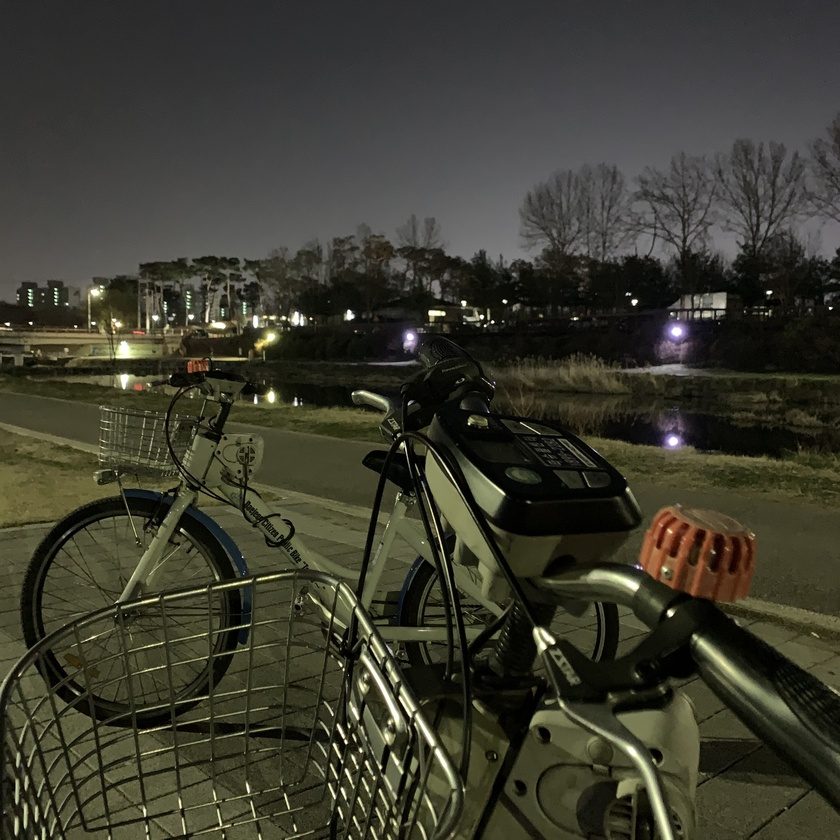
#> input picture Week2/gapcheon.jpeg, 840 x 840 px, shrunk from 3024 x 3024 before the run
$ python my_histogram.py
#> lines starting #> are read from the running program, lines starting #| are printed output that depends on the picture
import numpy as np
import cv2
import matplotlib.pyplot as plt

def my_calcHist(src):
    src_sh = src.shape
    hist = [0 for a in range(256)] # 0 ~ 255 value 를 index로 갖음
    for i in range(0, src_sh[0]): # src의 세로 길이
        for j in range(0, src_sh[1]): # scr 의 가로 길이
            hist[src[i, j]] += 1 # i,j 픽셀의 value를 참조하여 hist 의 pixel num ++

    plt.plot(hist, color='r')
    plt.title('histogram plot')
    plt.xlabel('pixel intensity')
    plt.ylabel('pixel num')
    plt.show()
	# 그래프 출력
    return hist

def my_normalize_hist(histogram, pixel_num): # 정규화
    normalized_hist = [0 for i in range(len(histogram))] # 반환할 리스트 생성
    for i in range(0, len(normalized_hist)):
        normalized_hist[i] = histogram[i] / pixel_num # histogram의 각 값을 total pixel_num으로 나눔
    return normalized_hist


def my_PDF2CDF(pdf): # 정규화 값 누적
    cdf = pdf # 반환할 리스트 생성
    for i in range(0, len(cdf)):
        if i > 0:
            cdf[i] = pdf[i] + cdf[i - 1] # cdf는 pdf의 값을 누적한 리스트

    plt.plot(cdf, color='r')
    plt.title('cdf plot')
    plt.xlabel('pixel intensity')
    plt.ylabel('pixel num')
    plt.show()
	# 그래프 출력
    return cdf


def my_denormalize(normalized, gray_level):
    denormalized = normalized # 반환할 리스트 생성
    for i in range(0 , len(denormalized)):
        denormalized[i] = denormalized[i] * gray_level # 각 값에 gray_level을 곱함
    return denormalized


def my_calcHist_equalization(denormalized, hist): # 평활화한 histogram 구하기
    hist_equal = [0 for i in range(len(hist))] # 반환할 리스트 0으로 초기화

    for i in range(0, len(denormalized)):
        hist_equal[denormalized[i]] += hist[i] # floor[i]를 참조한 hist_equal에 hist[i]가누적

    plt.plot(hist_equal, color='r')
    plt.title('histogram_equalization plot')
    plt.xlabel('pixel intensity')
    plt.ylabel('pixel num')
    plt.show()
	# 그래프 출력
    return hist_equal


def my_equal_img(src, output_gray_level): # 평활화한 이미지를 반환
    (h,w) = src.shape[:2] # 세로 가로 길이를 받아옴
    dst = np.zeros((h,w), dtype = np.uint8) # 받아온 크기에 맞춰 zeros 이미지로 생성

    for i in range(h):
        for j in range(w):
            dst[i][j] = output_gray_level[src[i][j]] # Y = Integral 0 to r ( histogram )
						     # so 0 ~ src[i][j]의 누적값인 output_gray_level이다

    return dst

def my_round(denormalized_output): # astype(int) 에서 오류가 발생하여 버림 함수 정의
    for i in range(0, len(denormalized_output)):
        denormalized_output[i] = int(denormalized_output[i]) # 각 값을 int 형변환

    return denormalized_output


def my_hist_equal(src):
    (h, w) = src.shape
    max_gray_level = 255
    histogram = my_calcHist(src)

    normalized_histogram = my_normalize_hist(histogram, h * w)

    normalized_output = my_PDF2CDF(normalized_histogram)

    denormalized_output = my_denormalize(normalized_output, max_gray_level)

    output_gray_level = my_round(denormalized_output)

    hist_equal = my_calcHist_equalization(output_gray_level, histogram)


    x = range(0,256) # 0 ~ 255
    y = [0 for i in range(len(x))]
    for i in range(0,256):
        y[i] = output_gray_level[i] # Y = Integral 0 to x ( histogram ) = output_gray_level[x]

    plt.plot(x,y)
    plt.title('mapping function')
    plt.xlabel('input intensity')
    plt.ylabel('output intensity')
    plt.show()
	# 그래프 출력
    ### dst : equalization 결과 image
    dst = my_equal_img(src, output_gray_level)

    return dst, hist_equal # 평활화한 이미지와 히스토그램 반환

if __name__ == '__main__':

    src = cv2.imread('gapcheon.jpeg', cv2.IMREAD_GRAYSCALE)
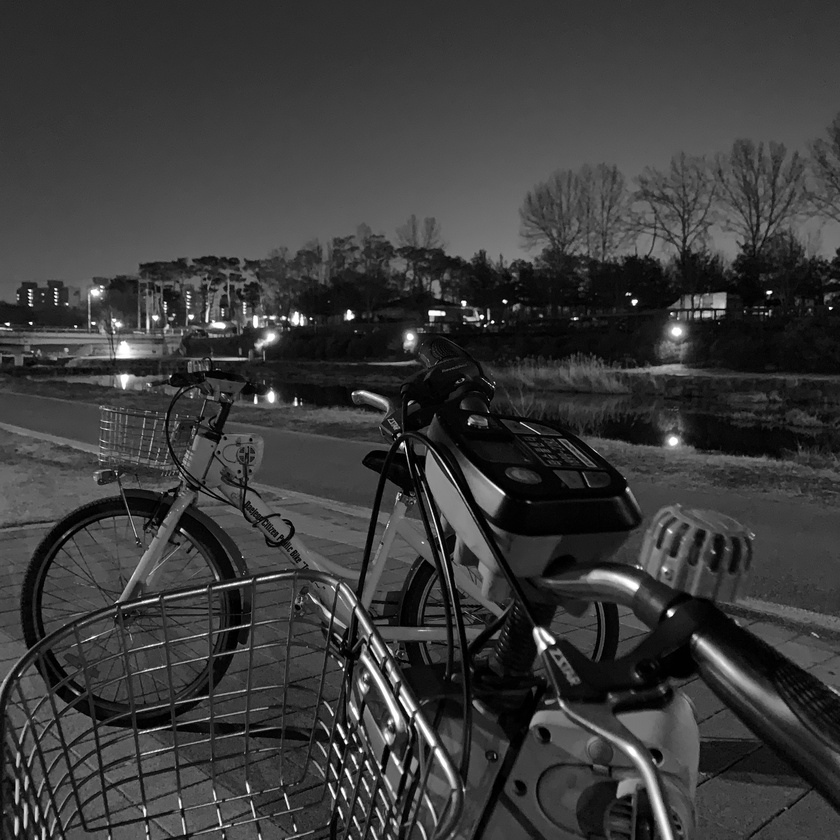
#> src: shape (840, 840); min 0, max 255, mean 58.1
    hist = my_calcHist(src)
#> hist = 256 values, max 11379 at index 65, min 44 at index 235, mean 2756.2
    dst, hist_equal = my_hist_equal(src)
#> in my_hist_equal, `histogram = my_calcHist(src)`: histogram has the same summary as hist outside my_hist_equal
#> in my_normalize_hist, `normalized_hist = [0 for i in range(len(histogram))]`: normalized_hist = 256 values from 0 to 0
#> after the loop in my_normalize_hist, `for i in range(0, len(normalized_hist)):`: normalized_hist = 256 values, max 0.0161 at index 65, min 6.24e-05 at index 235, mean 0.00391
#> in my_hist_equal, `normalized_histogram = my_normalize_hist(histogram, h * w)`: normalized_histogram has the same summary as normalized_hist in my_normalize_hist
#> in my_PDF2CDF, `cdf = pdf`: cdf has the same summary as normalized_hist in my_normalize_hist
#> after the loop in my_PDF2CDF, `for i in range(0, len(cdf)):`: cdf = 256 values from 0.00373 to 1
#> in my_PDF2CDF, `plt.show()`:
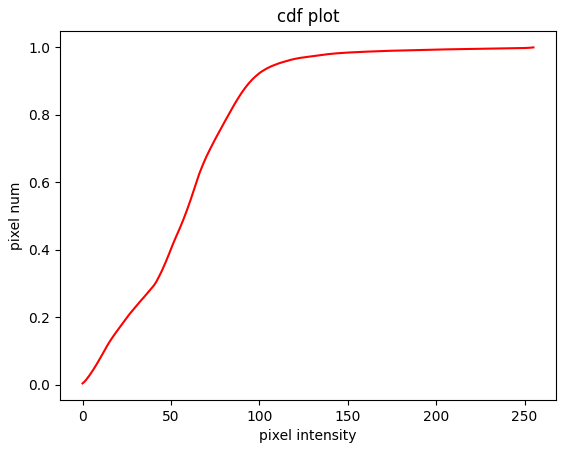
#> figure drawn by matplotlib, 1 panel; curve peaks at x = 255, y = 1
#> after the loop in my_denormalize, `for i in range(0 , len(denormalized)):`: denormalized = 256 values from 0.95 to 255
#> after the loop in my_round, `for i in range(0, len(denormalized_output)):`: denormalized_output = 256 values from 0 to 255
#> in my_calcHist_equalization, `hist_equal = [0 for i in range(len(hist))]`: hist_equal = 256 values from 0 to 0
#> after the loop in my_calcHist_equalization, `for i in range(0, len(denormalized)):`: hist_equal = 256 values, max 11379 at index 155, min 0 at index 1, mean 2756.2
#> in my_calcHist_equalization, `plt.show()`:
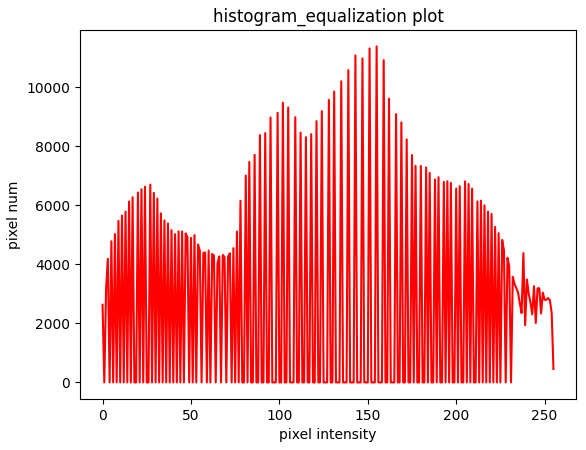
#> figure drawn by matplotlib, 1 panel; curve peaks at x = 155, y = 11379
#> after the loop in my_hist_equal, `for i in range(0,256):`: y = 256 values from 0 to 255
#> in my_hist_equal, `plt.show()`:
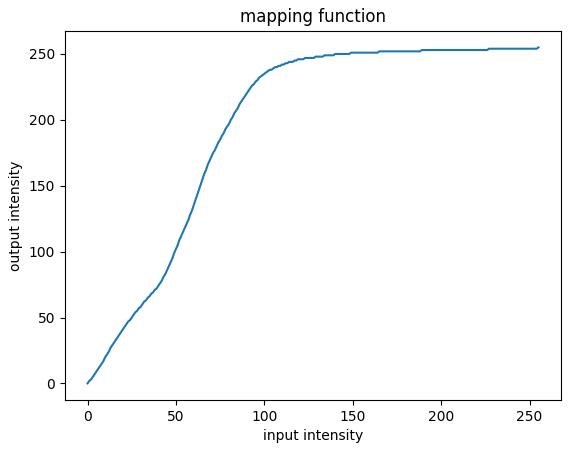
#> figure drawn by matplotlib, 1 panel; curve peaks at x = 255, y = 255
#> after the loop in my_equal_img, `for i in range(h):`:
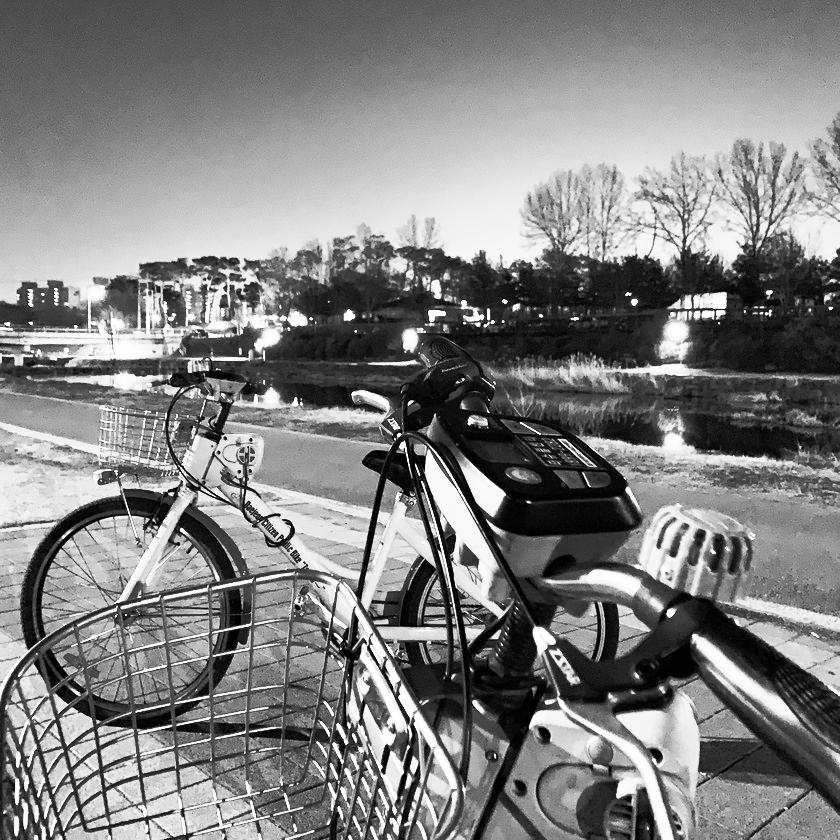
#> dst: shape (840, 840); min 0, max 255, mean 128.3
    cv2.imwrite('gray.jpg',src)
    cv2.imwrite('sample2.jpg',dst)


    plt.figure(figsize=(8, 5))
    cv2.imshow('original', src)
    cv2.waitKey()
    cv2.destroyAllWindows()
    binX = np.arange(len(hist))
#> binX = 256 values from 0 to 255
    plt.title('my histogram')
    plt.bar(binX, hist, width=0.5, color='g')
    plt.show()
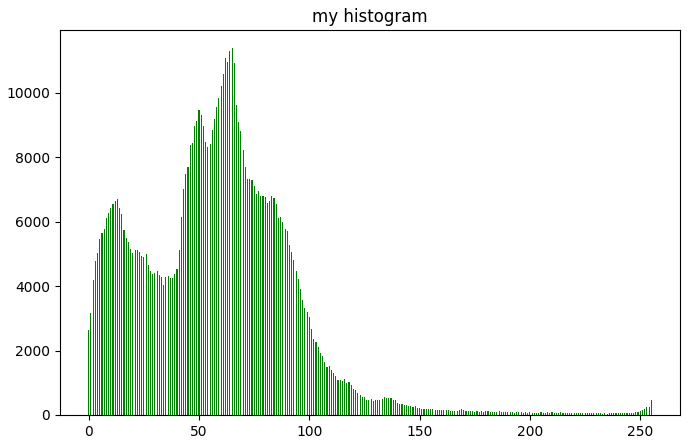
#> figure drawn by matplotlib, 1 panel; tallest bar 11379 high, from x = 64.75 to 65.25

    plt.figure(figsize=(8, 5))
    cv2.imshow('original', src)
    cv2.imshow('equalization after image', dst)
    binX = np.arange(len(hist_equal))
    plt.title('my histogram equalization')
    plt.bar(binX, hist_equal, width=0.5, color='g')
    plt.show()
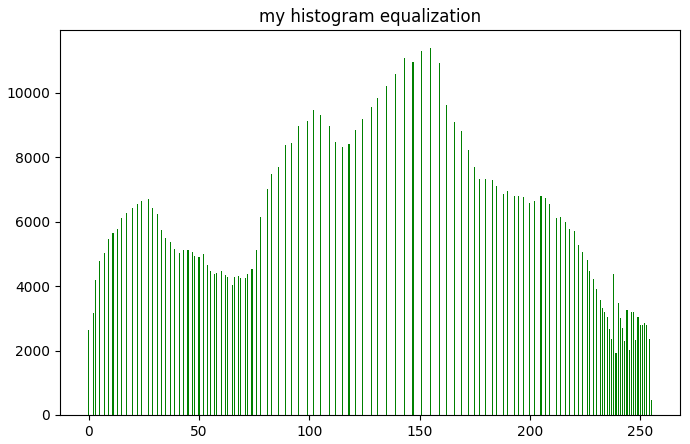
#> figure drawn by matplotlib, 1 panel; tallest bar 11379 high, from x = 154.8 to 155.2

    cv2.waitKey()
    cv2.destroyAllWindows()
